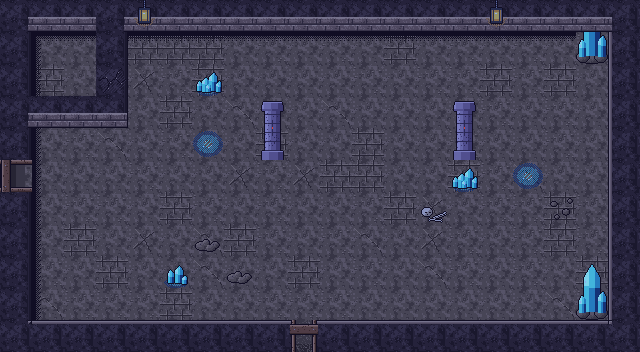

This is a level from a 2D game, rendered from its Tiled map with the project's own tilesets. A one-line summary and the complete map file follow:
An orthogonal 20x11 tile map with 32x32 px tiles, 4 tile layers (Sol, Decor, Murs, Dessus) and 13 objects (3x Ennemi, 2x Sortie, 2x Porte, 2x Spawn, Coffre, ...).

<map version="1.10" tiledversion="1.12.2" orientation="orthogonal" renderorder="right-down" width="20" height="11" tilewidth="32" tileheight="32" infinite="0" nextlayerid="6" nextobjectid="14">
 <properties>
  <property name="carte_x" type="int" value="3" />
  <property name="carte_y" type="int" value="3" />
  <property name="etage" value="sous_sol" />
 </properties>
 <tileset firstgid="1" source="../tilesets/mine_sous_sol.tsx" />
 <layer id="1" name="Sol" width="20" height="11">
  <data encoding="csv">
1,1,3,1,1,2,4,4,4,3,1,2,1,1,2,1,2,2,2,3,
2,1,1,2,3,3,3,1,2,1,2,1,3,1,2,1,2,1,2,1,
1,3,1,1,5,2,3,1,1,1,1,2,1,2,2,3,2,3,1,1,
1,1,1,1,1,3,1,4,1,1,4,1,1,1,1,2,1,2,1,1,
1,1,2,4,1,2,1,1,3,1,1,3,1,1,2,1,1,2,1,1,
4,1,1,1,2,1,1,5,2,5,3,3,1,1,3,2,4,1,1,1,
1,1,2,2,1,3,2,1,2,1,1,2,3,5,1,2,2,3,2,3,
1,1,3,1,5,1,4,3,2,1,2,4,1,5,2,1,2,3,2,1,
1,2,1,3,1,1,4,1,1,3,1,2,1,4,2,1,2,1,3,2,
3,4,2,2,2,3,1,1,2,2,2,1,1,1,1,1,1,4,2,1,
2,1,1,1,1,3,2,3,5,3,2,2,1,1,2,1,1,1,3,5
</data>
 </layer>
 <layer id="2" name="Decor" width="20" height="11">
  <data encoding="csv">
0,0,0,0,0,0,0,0,0,0,0,0,0,0,0,0,0,0,0,0,
0,15,13,0,13,13,13,13,13,13,13,13,13,13,13,13,13,13,0,0,
0,14,0,0,0,0,130,0,0,0,0,0,0,0,0,0,0,0,0,0,
0,0,0,0,0,0,0,0,0,0,0,0,0,0,0,0,0,0,0,0,
0,14,0,0,0,0,135,0,0,0,0,0,0,0,0,0,0,0,0,0,
0,14,0,0,0,0,0,0,0,0,0,0,0,0,130,0,135,0,0,0,
0,14,0,0,0,0,0,0,0,0,0,0,0,127,0,0,0,80,0,0,
0,14,0,0,0,0,16,0,0,0,0,0,0,0,0,0,0,0,0,0,
0,14,0,0,0,129,0,16,0,0,0,0,0,0,0,0,0,0,0,0,
0,14,0,0,0,0,0,0,0,0,0,0,0,0,0,0,0,0,0,0,
0,0,0,0,0,0,0,0,0,0,0,0,0,0,0,0,0,0,0,0
</data>
 </layer>
 <layer id="3" name="Murs" width="20" height="11">
  <data encoding="csv">
21,17,17,21,17,17,17,17,17,17,17,17,17,17,17,17,17,17,17,22,
19,0,0,19,0,0,0,0,0,0,0,0,0,0,0,0,0,0,132,20,
19,0,0,147,0,0,0,0,0,0,0,0,0,0,0,0,0,0,0,20,
21,17,17,28,0,0,0,0,0,0,0,0,0,0,0,0,0,0,0,20,
19,0,0,0,0,0,0,0,144,0,0,0,0,0,144,0,0,0,0,20,
43,0,0,0,0,0,0,0,0,0,0,0,0,0,0,0,0,0,0,20,
19,0,0,0,0,0,0,0,0,0,0,0,0,0,0,0,0,0,0,20,
19,0,0,0,0,0,0,0,0,0,0,0,0,0,0,0,0,0,0,20,
19,0,0,0,0,0,0,0,0,0,0,0,0,0,0,0,0,0,0,20,
19,0,0,0,0,0,0,0,0,0,0,0,0,0,0,0,0,0,132,20,
23,18,18,18,18,18,18,18,18,42,18,18,18,18,18,18,18,18,18,24
</data>
 </layer>
 <objectgroup id="4" name="Objets">
  <object id="1" type="Sortie" x="288" y="320" width="32" height="32">
   <properties>
    <property name="cible_carte" value="res://scenes/rooms/donjon2_salle_13_room.tscn" />
    <property name="cible_spawn" value="depuis_nord" />
    <property name="godot_node_type" value="area" />
   </properties>
  </object>
  <object id="2" type="Porte" x="288" y="320" width="32" height="32">
   <properties>
    <property name="id" value="donjon2_porte_08" />
    <property name="type" value="cle" />
   </properties>
  </object>
  <object id="3" type="Sortie" x="0" y="160" width="32" height="32">
   <properties>
    <property name="cible_carte" value="res://scenes/rooms/donjon2_salle_11_room.tscn" />
    <property name="cible_spawn" value="depuis_est" />
    <property name="godot_node_type" value="area" />
   </properties>
  </object>
  <object id="4" type="Porte" x="0" y="160" width="32" height="32">
   <properties>
    <property name="id" value="donjon2_porte_10" />
    <property name="type" value="interrupteur" />
   </properties>
  </object>
  <object id="5" type="Spawn" x="80" y="176">
   <properties>
    <property name="id" value="depuis_ouest" />
   </properties>
   <point />
  </object>
  <object id="6" type="Spawn" x="304" y="272">
   <properties>
    <property name="id" value="depuis_sud" />
   </properties>
   <point />
  </object>
  <object id="7" type="Coffre" x="80" y="48">
   <properties>
    <property name="id" value="donjon2_coffre_08" />
    <property name="contenu" value="grande_cle" />
    <property name="important" type="bool" value="true" />
   </properties>
   <point />
  </object>
  <object id="8" type="Ennemi" x="240" y="208">
   <properties>
    <property name="type" value="mineur_maudit" />
    <property name="variante" value="normal" />
   </properties>
   <point />
  </object>
  <object id="9" type="Ennemi" x="400" y="240">
   <properties>
    <property name="type" value="mineur_maudit" />
    <property name="variante" value="normal" />
   </properties>
   <point />
  </object>
  <object id="10" type="Interrupteur" x="80" y="272">
   <properties>
    <property name="id" value="donjon2_interrupteur_06" />
    <property name="cible" value="donjon2_porte_10" />
    <property name="mode" value="epee" />
   </properties>
   <point />
  </object>
  <object id="11" type="Ramassable" x="464" y="272">
   <properties>
    <property name="id" value="donjon2_bombes_04" />
    <property name="contenu" value="bombes_5" />
   </properties>
   <point />
  </object>
  <object id="12" type="Ennemi" x="240" y="304">
   <properties>
    <property name="type" value="chauve_souris" />
    <property name="variante" value="normal" />
   </properties>
   <point />
  </object>
  <object id="13" type="MurFissure" x="96" y="64" width="32" height="32">
   <properties>
    <property name="id" value="donjon2_mur_09" />
    <property name="apparence" value="mur" />
   </properties>
  </object>
 </objectgroup>
 <layer id="5" name="Dessus" width="20" height="11">
  <data encoding="csv">
0,0,0,0,120,0,0,0,0,0,0,0,0,0,0,120,0,0,0,0,
0,0,0,0,0,0,0,0,0,0,0,0,0,0,0,0,0,0,0,0,
0,0,0,0,0,0,0,0,0,0,0,0,0,0,0,0,0,0,0,0,
0,0,0,0,0,0,0,0,143,0,0,0,0,0,143,0,0,0,0,0,
0,0,0,0,0,0,0,0,0,0,0,0,0,0,0,0,0,0,0,0,
47,0,0,0,0,0,0,0,0,0,0,0,0,0,0,0,0,0,0,0,
0,0,0,0,0,0,0,0,0,0,0,0,0,0,0,0,0,0,0,0,
0,0,0,0,0,0,0,0,0,0,0,0,0,0,0,0,0,0,0,0,
0,0,0,0,0,0,0,0,0,0,0,0,0,0,0,0,0,0,133,0,
0,0,0,0,0,0,0,0,0,0,0,0,0,0,0,0,0,0,0,0,
0,0,0,0,0,0,0,0,0,46,0,0,0,0,0,0,0,0,0,0
</data>
 </layer>
</map>
